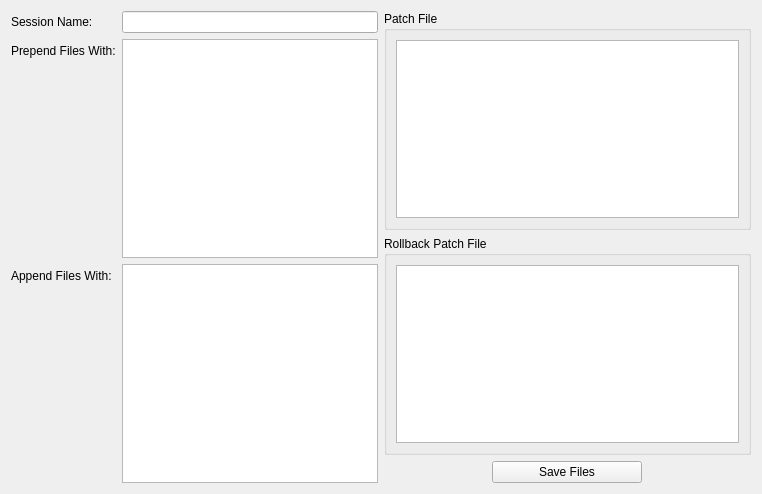
<?xml version="1.0" encoding="UTF-8"?>
<ui version="4.0">
 <class>Form</class>
 <widget class="QWidget" name="Form">
  <property name="geometry">
   <rect>
    <x>0</x>
    <y>0</y>
    <width>762</width>
    <height>494</height>
   </rect>
  </property>
  <property name="windowTitle">
   <string>Form</string>
  </property>
  <layout class="QHBoxLayout" name="horizontalLayout">
   <item>
    <layout class="QFormLayout" name="formLayout">
     <property name="fieldGrowthPolicy">
      <enum>QFormLayout::AllNonFixedFieldsGrow</enum>
     </property>
     <item row="0" column="0">
      <widget class="QLabel" name="sessionNameLabel">
       <property name="text">
        <string>Session Name:</string>
       </property>
      </widget>
     </item>
     <item row="0" column="1">
      <widget class="QLineEdit" name="sessionNameLineEdit"/>
     </item>
     <item row="1" column="0">
      <widget class="QLabel" name="label">
       <property name="text">
        <string>Prepend Files With:</string>
       </property>
      </widget>
     </item>
     <item row="1" column="1">
      <widget class="QPlainTextEdit" name="plainTextEdit"/>
     </item>
     <item row="2" column="0">
      <widget class="QLabel" name="label_2">
       <property name="text">
        <string>Append Files With:</string>
       </property>
      </widget>
     </item>
     <item row="2" column="1">
      <widget class="QPlainTextEdit" name="plainTextEdit_2"/>
     </item>
    </layout>
   </item>
   <item>
    <layout class="QVBoxLayout" name="verticalLayout">
     <item>
      <widget class="QGroupBox" name="groupBox">
       <property name="title">
        <string>Patch File</string>
       </property>
       <layout class="QVBoxLayout" name="verticalLayout_2">
        <item>
         <widget class="QPlainTextEdit" name="patchText">
          <property name="textInteractionFlags">
           <set>Qt::NoTextInteraction</set>
          </property>
         </widget>
        </item>
       </layout>
      </widget>
     </item>
     <item>
      <widget class="QGroupBox" name="groupBox_2">
       <property name="title">
        <string>Rollback Patch File</string>
       </property>
       <layout class="QVBoxLayout" name="verticalLayout_3">
        <item>
         <widget class="QPlainTextEdit" name="rollbackText">
          <property name="documentTitle">
           <string/>
          </property>
          <property name="undoRedoEnabled">
           <bool>false</bool>
          </property>
          <property name="plainText">
           <string/>
          </property>
          <property name="textInteractionFlags">
           <set>Qt::NoTextInteraction</set>
          </property>
         </widget>
        </item>
       </layout>
      </widget>
     </item>
     <item>
      <layout class="QHBoxLayout" name="horizontalLayout_2">
       <item>
        <widget class="QPushButton" name="saveFilesButton">
         <property name="maximumSize">
          <size>
           <width>150</width>
           <height>16777215</height>
          </size>
         </property>
         <property name="text">
          <string>Save Files</string>
         </property>
        </widget>
       </item>
      </layout>
     </item>
    </layout>
   </item>
  </layout>
 </widget>
 <resources/>
 <connections/>
</ui>
